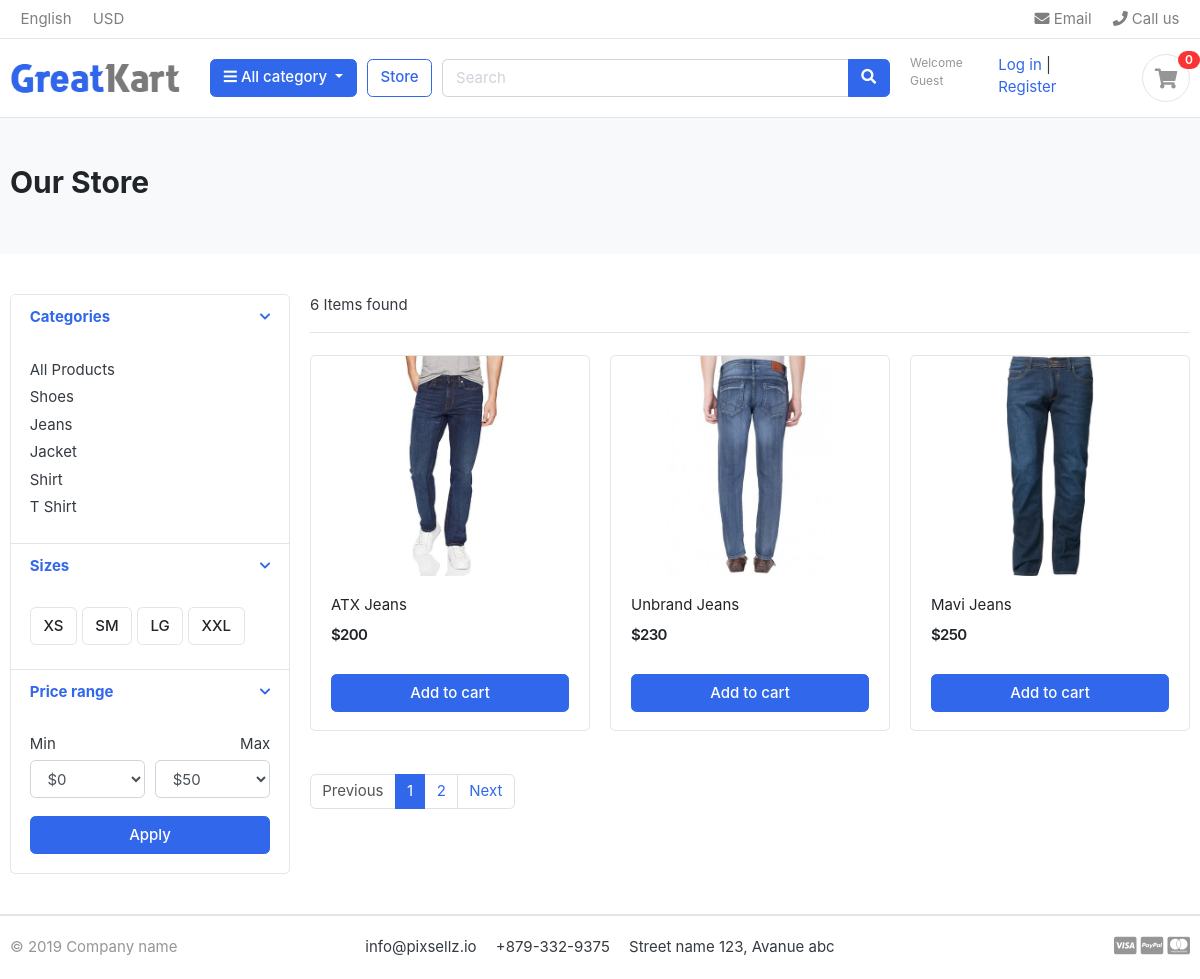
/store/, run on the app's committed database.
### Category/models.py (models this page shows, shortened)
class Category(models.Model):
    category_name=models.CharField(max_length=200,unique=True)
    slug=models.CharField(max_length=200,unique=True)
    description=models.TextField(max_length=255)
    images=models.ImageField(upload_to='images/category')
    class Meta:
        verbose_name='Categorys'
        verbose_name_plural='Categories'
    def get_url(self):
        return reverse('category_product',args=[self.slug])

### Store/models.py (models this page shows, shortened)
class Product(models.Model):
    product_name=models.CharField(max_length=200,unique=True)
    slug        =models.SlugField(max_length=200,unique=True)
    description =models.TextField(max_length=256)
    quantity    =models.IntegerField()
    category    =models.ForeignKey(Category,on_delete=models.CASCADE)
    images       =models.ImageField(upload_to='photos/product')
    price       =models.IntegerField()
    stock       =models.IntegerField()
    is_available=models.BooleanField(default=True)
    created_date=models.DateTimeField(auto_now=True)
    modified_date=models.DateTimeField(auto_now_add=True)
    def get_url(self):
        return reverse('product_details', args=[self.category.slug,self.slug])

### Store/views.py (the view)
# urls.py: path('store/',include('Store.urls')),
def Store(request,category_slug=None):
    if (category_slug != None):# Only matching category and product is going to retrieve from Category and Product model
        categories=get_object_or_404(Category,slug=category_slug)
        products=Product.objects.filter(category=categories,is_available=True)
        paginator = Paginator(products, 1)
        page = request.GET.get('page')
        paged_product = paginator.get_page(page)
        product_count = products.count()
    else:                       #He we are fetching all the products from product table
        products=Product.objects.all().filter(is_available=True)
        paginator=Paginator(products,3)
        page=request.GET.get('page')
        paged_product=paginator.get_page(page)
        product_count=products.count()
    return render(request,'Store.html',{'Prodct':paged_product,'pcount':product_count})

### Category/context_processor.py (called while the page is built)
def menu_link(request):
    links=Category.objects.all
    return dict(link=links)

### Store/templates/Store.html (shortened to what this page needs)
{% extends 'base.html' %}
{% load static %}
{% block content %}
<section class="section-pagetop bg">
<div class="container">
	{% if 'search' in request.path %}
		<h2 class="title-page">Search results</h2>
	{% else %}
		<h2 class="title-page">Our Store</h2>
	{% endif %}
</div>
</section>
<section class="section-content padding-y">
<div class="container">
<div class="row">
	<aside class="col-md-3">
<div class="card">
	<article class="filter-group">
		<header class="card-header">
			<a href="#" data-toggle="collapse" data-target="#collapse_1" aria-expanded="true" class="">
				<i class="icon-control fa fa-chevron-down"></i>
				<h6 class="title">Categories</h6>
			</a>
		</header>
		<div class="filter-content collapse show" id="collapse_1" style="">
			<div class="card-body">
				<ul class="list-menu">
					<li><a href="{% url 'store' %}">All Products</a></li>
					{% for category in link %}
						<li><a href="{{category.get_url}}">{{category.category_name}}</a></li>
					{% endfor %}
				</ul>
			</div>
		</div>
	</article>
	<article class="filter-group">
		<header class="card-header">
			<a href="#" data-toggle="collapse" data-target="#collapse_4" aria-expanded="true" class="">
				<i class="icon-control fa fa-chevron-down"></i>
				<h6 class="title">Sizes </h6>
			</a>
		</header>
		<div class="filter-content collapse show" id="collapse_4" style="">
			<div class="card-body">
			  <label class="checkbox-btn">
			    <span class="btn btn-light"> XS </span>
			  </label>
			  <label class="checkbox-btn">
			    <span class="btn btn-light"> SM </span>
			  </label>
			  <label class="checkbox-btn">
			    <span class="btn btn-light"> LG </span>
			  </label>
			  <label class="checkbox-btn">
			    <span class="btn btn-light"> XXL </span>
			  </label>
		</div>
		</div>
	</article>
	<article class="filter-group">
		<header class="card-header">
			<a href="#" data-toggle="collapse" data-target="#collapse_3" aria-expanded="true" class="">
				<i class="icon-control fa fa-chevron-down"></i>
				<h6 class="title">Price range </h6>
			</a>
		</header>
		<div class="filter-content collapse show" id="collapse_3" style="">
			<div class="card-body">
				<div class="form-row">
				<div class="form-group col-md-6">
				  <label>Min</label>
				  	<select class="mr-2 form-control">
						<option value="0">$0</option>
					</select>
				</div>
				<div class="form-group text-right col-md-6">
				  <label>Max</label>
				  	<select class="mr-2 form-control">
						<option value="50">$50</option>
					</select>
				</div>
				</div>
				<button class="btn btn-block btn-primary">Apply</button>
			</div>
		</div>
	</article>
</div>
	</aside>
	<main class="col-md-9">
<header class="border-bottom mb-4 pb-3">
		<div class="form-inline">
			<span class="mr-md-auto">{{pcount}} Items found </span>
		</div>
</header>
<div class="row">
	{% for p in Prodct %}
	<div class="col-md-4">
		<figure class="card card-product-grid">
			<div class="img-wrap">
				<img src="{{p.images.url}}">
			</div>
			<figcaption class="info-wrap">
				<div class="fix-height">
					<a href="{{p.get_url}}" class="title">{{p.product_name}}</a>
					<div class="price-wrap mt-2">
						<span class="price">${{p.price}}</span>
					</div>
				</div>
				<a href="#" class="btn btn-block btn-primary">Add to cart </a>
			</figcaption>
		</figure>
	</div>
	{% endfor %}
</div>
<nav class="mt-4" aria-label="Page navigation sample">
  <ul class="pagination">
	  {% if Prodct.has_previous %}
    		<li class="page-item "><a class="page-link" href="?page={{Prodct.previous_page_number }}">Previous</a></li>
	  {% else %}
	  	    <li class="page-item disabled"><a class="page-link" href="">Previous</a></li>
	  {% endif %}
	  {% for i in Prodct.paginator.page_range %}
	  		{% if Prodct.number == i %}
	      		<li class="page-item active"><a class="page-link" href="?page={{i}}">{{i}}</a></li>
	  		{% else %}
	  			<li class="page-item"><a class="page-link" href="?page={{i}}">{{i}}</a></li>
	  		{% endif %}
	  {% endfor %}
	  {% if Prodct.has_next %}
    		<li class="page-item"><a class="page-link" href="?page={{Prodct.next_page_number }}">Next</a></li>
	  {% else %}
	  		<li class="page-item disabled"><a class="page-link" href="#">Next</a></li>
	  {% endif %}
  </ul>
</nav>
	</main>
</div>
</div>
</section>
{% endblock %}

### GreatKart/static/css/ui.css (style rules this page uses)
html { font-family: "Inter", sans-serif; font-size: 15px; }
.img-wrap { text-align: center; display: block; }
.img-wrap img { max-width: 100%; }
.price-wrap { letter-spacing: -0.7px; }
.padding-y { padding-top: 40px; padding-bottom: 40px; }
figure { margin-bottom: 0; }
article:after, .form-group:after { display: block; clear: both; content: ""; }
.bg { background-color: #f8f9fa; }
.title-page { color: #212529; }
.btn-light { background-color: #fff; border-color: #e4e4e4; }
[class*=list-] li:after { visibility: hidden; display: block; content: ""; overflow: hidden; height: 0; clear: both; }
.list-menu { list-style: none; margin: 0; padding-left: 0; }
.list-menu li { margin-bottom: 5px; }
.list-menu a { color: #343a40; }
[class*=card-product] a.title { color: #212529; display: block; }
[class*=card-product] .img-wrap { overflow: hidden; position: relative; }
[class*=card-product] .img-wrap img { height: 100%; max-width: 100%; width: auto; display: inline-block; -o-object-fit: cover; object-fit: cover; }
.card-product-grid { margin-bottom: 20px; }
.card-product-grid .img-wrap { border-radius: 0.2rem 0.2rem 0 0; height: 220px; }
.card-product-grid .info-wrap { overflow: hidden; padding: 18px 20px; }
.card-product-grid .fix-height { height: 80px; overflow: hidden; }
.card .img-wrap { overflow: hidden; }
.price { font-weight: 600; color: #212529; }
.icon-control { margin-top: 5px; float: right; font-size: 80%; }
.card-header .title { margin-bottom: 0; line-height: 1.5; }
.filter-group { border-bottom: 1px solid #e4e4e4; }
.filter-group .card-header { border-bottom: 0; }
.filter-group:last-child { border-bottom: 0; }
.checkbox-btn { position: relative; }
.section-pagetop { padding: 45px 0; }

### data on the page
Category: category_name "Shoes"
Category: category_name "Jeans"
Category: category_name "Jacket"
Category: category_name "Shirt"
Category: category_name "T Shirt"
Product: images (picture), product_name "ATX Jeans", price "200"
Product: images (picture), product_name "Unbrand Jeans", price "230"
Product: images (picture), product_name "Mavi Jeans", price "250"

### other printed values
{{ pcount }} "6"
{{ i }} "1"
{{ i }} "2"
